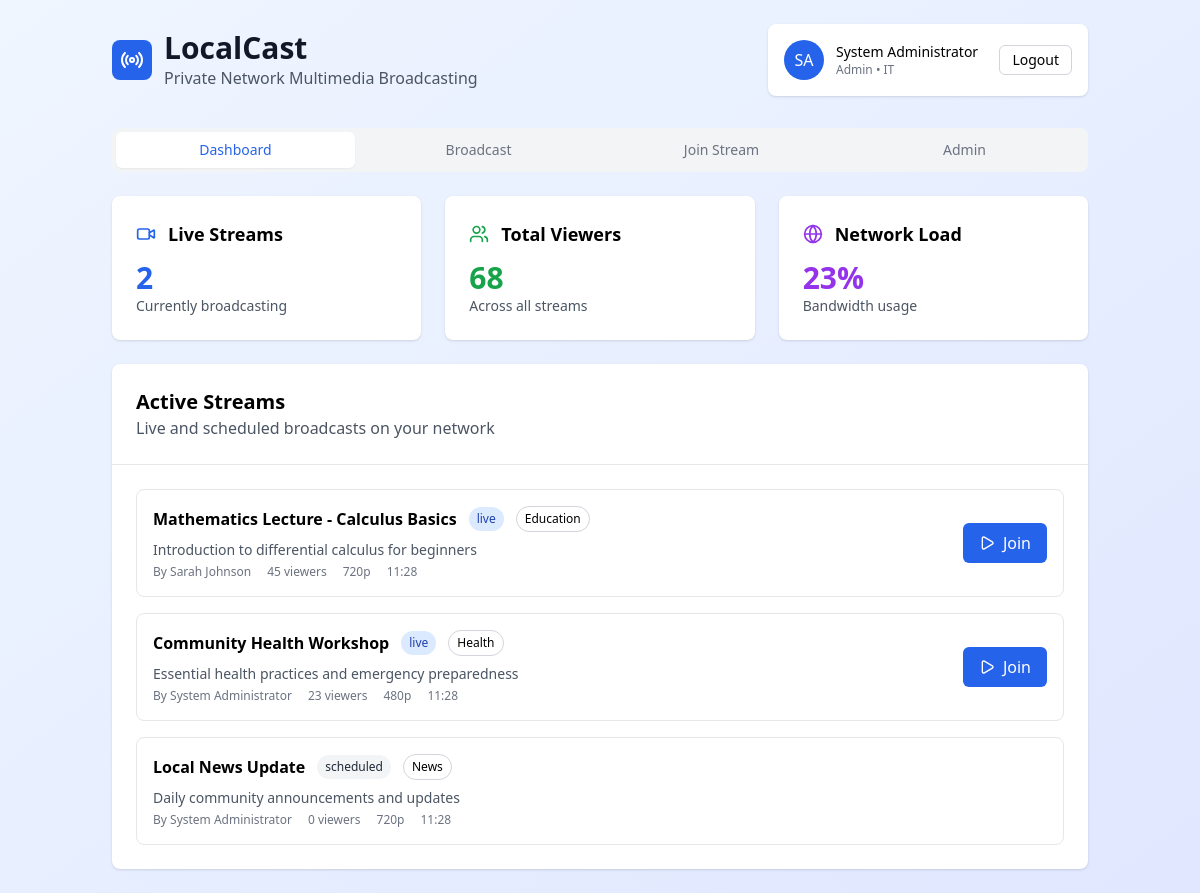
Screenshot of / (signed in) with the database file from the repository.
### app.py (models this page shows, shortened)
class User(UserMixin, db.Model):
    id = db.Column(db.Integer, primary_key=True)
    username = db.Column(db.String(80), unique=True, nullable=False)
    email = db.Column(db.String(120), unique=True, nullable=False)
    full_name = db.Column(db.String(100), nullable=False)
    password_hash = db.Column(db.String(120), nullable=False)
    role = db.Column(db.String(20), nullable=False, default='viewer')
    department = db.Column(db.String(50))
    created_at = db.Column(db.DateTime, default=datetime.utcnow)
    last_active = db.Column(db.DateTime)
    status = db.Column(db.String(20), default='active')
    def get_permissions(self):
        permissions_map = {
            'admin': ['view', 'broadcast', 'moderate', 'admin'],
            'moderator': ['view', 'broadcast', 'moderate'],
            'broadcaster': ['view', 'broadcast'],
            'viewer': ['view']
        }
        return permissions_map.get(self.role, ['view'])
    def has_permission(self, permission):
        return permission in self.get_permissions()

class Stream(db.Model):
    id = db.Column(db.Integer, primary_key=True)
    title = db.Column(db.String(200), nullable=False)
    description = db.Column(db.Text)
    broadcaster_id = db.Column(db.Integer, db.ForeignKey('user.id'), nullable=False)
    broadcaster = db.relationship('User', backref=db.backref('streams', lazy=True))
    viewers = db.Column(db.Integer, default=0)
    status = db.Column(db.String(20), default='scheduled')  # live, scheduled, ended
    start_time = db.Column(db.DateTime, default=datetime.utcnow)
    category = db.Column(db.String(50))
    quality = db.Column(db.String(10), default='720p')
    created_at = db.Column(db.DateTime, default=datetime.utcnow)

### app.py (the view)
@app.route('/')
@login_required
def dashboard():
    streams = Stream.query.all()
    live_streams = Stream.query.filter_by(status='live').count()
    total_viewers = sum(stream.viewers for stream in streams)
    return render_template('dashboard.html',
                         streams=streams,
                         live_streams=live_streams,
                         total_viewers=total_viewers,
                         user=current_user)

### app.py (called while the page is built)
@login_manager.user_loader
def load_user(user_id):
    return User.query.get(int(user_id))

### templates/dashboard.html (shortened to what this page needs)
{% extends "base.html" %} {% block title %}Dashboard - LocalCast{% endblock %}
{% block content %}
<div class="container mx-auto p-6">
  <div class="mb-8">
    <div class="flex items-center justify-between">
      <div class="flex items-center gap-3">
        <div class="p-2 bg-blue-600 rounded-lg">
          <i data-lucide="radio" class="h-6 w-6 text-white"></i>
        </div>
        <div>
          <h1 class="text-3xl font-bold text-gray-900 dark:text-white">
            LocalCast
          </h1>
          <p class="text-gray-600 dark:text-gray-300">
            Private Network Multimedia Broadcasting
          </p>
        </div>
      </div>
      <div class="bg-white dark:bg-gray-800 rounded-lg shadow p-4 w-80">
        <div class="flex items-center justify-between">
          <div class="flex items-center gap-3">
            <div
              class="w-10 h-10 bg-blue-600 rounded-full flex items-center justify-center"
            >
              <span class="text-white font-medium">
                {{ user.full_name.split()[0][0] }}{{
                user.full_name.split()[-1][0] if user.full_name.split()|length >
                1 else '' }}
              </span>
            </div>
            <div>
              <p class="font-medium text-sm">{{ user.full_name }}</p>
              <p class="text-xs text-gray-500 capitalize">
                {{ user.role }} • {{ user.department }}
              </p>
            </div>
          </div>
          <a
            href="/logout"
            class="px-3 py-1 text-sm border border-gray-300 rounded-md hover:bg-gray-50"
          >
            Logout
          </a>
        </div>
      </div>
    </div>
  </div>
  <div class="mb-6">
    <div class="flex space-x-1 bg-gray-100 dark:bg-gray-700 rounded-lg p-1">
      <button
        id="dashboardTab"
        class="flex-1 py-2 px-4 rounded-md text-sm font-medium transition-colors bg-white dark:bg-gray-800 text-blue-600 shadow-sm"
      >
        Dashboard
      </button>
      {% if user.has_permission('broadcast') %}
      <button
        id="broadcastTab"
        class="flex-1 py-2 px-4 rounded-md text-sm font-medium transition-colors text-gray-500 hover:text-gray-700"
      >
        Broadcast
      </button>
      {% endif %}
      <button
        id="viewerTab"
        class="flex-1 py-2 px-4 rounded-md text-sm font-medium transition-colors text-gray-500 hover:text-gray-700"
      >
        Join Stream
      </button>
      {% if user.has_permission('admin') %}
      <button
        id="adminTab"
        class="flex-1 py-2 px-4 rounded-md text-sm font-medium transition-colors text-gray-500 hover:text-gray-700"
      >
        Admin
      </button>
      {% endif %}
    </div>
  </div>
  <div id="dashboardContent">
    <div class="grid grid-cols-1 md:grid-cols-3 gap-6 mb-6">
      <div class="bg-white dark:bg-gray-800 rounded-lg shadow p-6">
        <div class="flex items-center gap-3 mb-3">
          <i data-lucide="video" class="h-5 w-5 text-blue-600"></i>
          <h3 class="text-lg font-semibold">Live Streams</h3>
        </div>
        <div class="text-3xl font-bold text-blue-600">{{ live_streams }}</div>
        <p class="text-sm text-gray-600">Currently broadcasting</p>
      </div>
      <div class="bg-white dark:bg-gray-800 rounded-lg shadow p-6">
        <div class="flex items-center gap-3 mb-3">
          <i data-lucide="users" class="h-5 w-5 text-green-600"></i>
          <h3 class="text-lg font-semibold">Total Viewers</h3>
        </div>
        <div class="text-3xl font-bold text-green-600">{{ total_viewers }}</div>
        <p class="text-sm text-gray-600">Across all streams</p>
      </div>
      <div class="bg-white dark:bg-gray-800 rounded-lg shadow p-6">
        <div class="flex items-center gap-3 mb-3">
          <i data-lucide="globe" class="h-5 w-5 text-purple-600"></i>
          <h3 class="text-lg font-semibold">Network Load</h3>
        </div>
        <div class="text-3xl font-bold text-purple-600">23%</div>
        <p class="text-sm text-gray-600">Bandwidth usage</p>
      </div>
    </div>
    <div class="bg-white dark:bg-gray-800 rounded-lg shadow">
      <div class="p-6 border-b border-gray-200 dark:border-gray-700">
        <h2 class="text-xl font-semibold">Active Streams</h2>
        <p class="text-gray-600 dark:text-gray-300">
          Live and scheduled broadcasts on your network
        </p>
      </div>
      <div class="p-6">
        <div id="streamsList" class="space-y-4">
          {% for stream in streams %}
          <div
            class="flex items-center justify-between p-4 border border-gray-200 rounded-lg"
          >
            <div class="flex-1">
              <div class="flex items-center gap-3 mb-2">
                <h3 class="font-semibold">{{ stream.title }}</h3>
                <span
                  class="px-2 py-1 text-xs rounded-full {% if stream.status == 'live' %}bg-blue-100 text-blue-800 {% elif stream.status == 'scheduled' %}bg-gray-100 text-gray-800 {% else %}bg-gray-100 text-gray-600{% endif %}"
                >
                  {{ stream.status }}
                </span>
                <span
                  class="px-2 py-1 text-xs border border-gray-300 rounded-full"
                  >{{ stream.category }}</span
                >
              </div>
              <p class="text-sm text-gray-600 mb-1">{{ stream.description }}</p>
              <div class="flex items-center gap-4 text-xs text-gray-500">
                <span>By {{ stream.broadcaster.full_name }}</span>
                <span>{{ stream.viewers }} viewers</span>
                <span>{{ stream.quality }}</span>
                <span>{{ stream.start_time.strftime('%H:%M') }}</span>
              </div>
            </div>
            <div class="flex items-center gap-2">
              {% if stream.status == 'live' %}
              <button
                onclick="joinStream('{{ stream.id }}')"
                class="px-4 py-2 bg-blue-600 text-white rounded-md hover:bg-blue-700 flex items-center gap-2"
              >
                <i data-lucide="play" class="h-4 w-4"></i>
                Join
              </button>
              {% endif %}
            </div>
          </div>
          {% endfor %}
        </div>
      </div>
    </div>
  </div>
</div>
{% endblock %}

### templates/base.html (shortened to what this page needs)
<!DOCTYPE html>
<html lang="en">
  <head>
    <script src="https://cdn.tailwindcss.com"></script>
  </head>
  <body
    class="bg-gradient-to-br from-blue-50 to-indigo-100 dark:from-gray-900 dark:to-gray-800 min-h-screen"
  >
    {% block content %}{% endblock %}
  </body>
</html>

### rows the page displays
User: full_name "S", full_name.split|length "A", full_name "System Administrator", role "Admin", department "IT"
Stream: title "Mathematics Lecture - Calculus Basics", status "live", category "Education", description "Introduction to differential calculus for beginners", broadcaster.full_name "Sarah Johnson", viewers "45", quality "720p", start_time "11:28"
Stream: title "Community Health Workshop", status "live", category "Health", description "Essential health practices and emergency preparedness", broadcaster.full_name "System Administrator", viewers "23", quality "480p", start_time "11:28"
Stream: title "Local News Update", status "scheduled", category "News", description "Daily community announcements and updates", broadcaster.full_name "System Administrator", viewers "0", quality "720p", start_time "11:28"

### other values shown
{{ live_streams }} "2"
{{ total_viewers }} "68"
